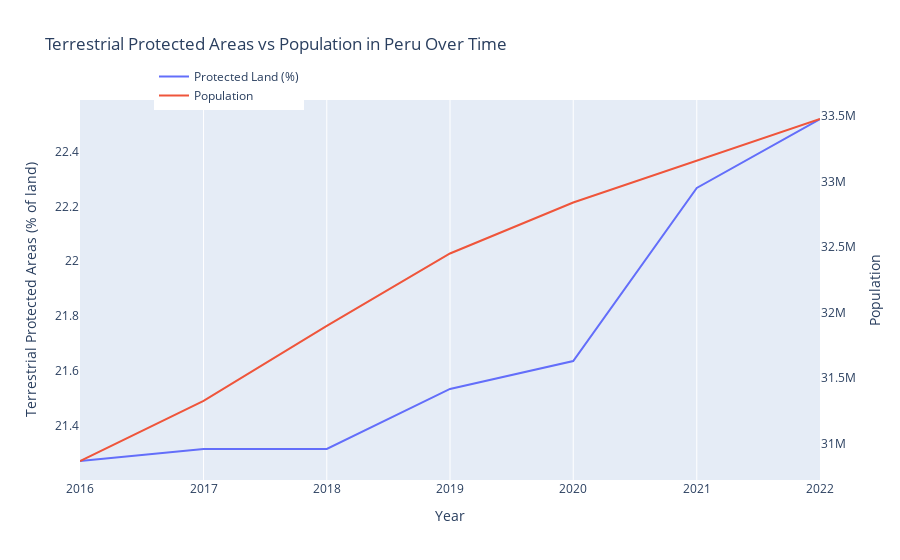

Here is the notebook cell this chart was saved with:
### Code cell
# Define indicators for Terrestrial Protected Areas and Population
indicators = {
    "ER.LND.PTLD.ZS": "Terrestrial Protected Areas (% of land)",
    "SP.POP.TOTL": "Population"
}

# Define country
country = "PER"  # Brazil's country code

# Fetch data from World Bank API
data = wbdata.get_dataframe(indicators, country=country)

# Convert index (years) to datetime format
data.index = pd.to_datetime(data.index.astype(str) + "-01-01")

# Drop missing values
data.dropna(inplace=True)

# Create figure
fig = go.Figure()

# Add Terrestrial Protected Areas trace (left y-axis)
fig.add_trace(go.Scatter(x=data.index, y=data["Terrestrial Protected Areas (% of land)"], 
                         mode="lines", name="Protected Land (%)", 
                         yaxis="y1"))

# Add Population trace (right y-axis)
fig.add_trace(go.Scatter(x=data.index, y=data["Population"], 
                         mode="lines", name="Population", 
                         yaxis="y2"))

# Update layout for dual axes
fig.update_layout(
    title="Terrestrial Protected Areas vs Population in Peru Over Time",
    xaxis=dict(title="Year"),
    yaxis=dict(title="Terrestrial Protected Areas (% of land)", side="left", showgrid=False),
    yaxis2=dict(title="Population", side="right", overlaying="y", showgrid=False),
    legend=dict(x=0.1, y=1.1)
)

# Show plot
fig.show()

### Figure 1 — Plotly figure (JSON) as saved in the notebook; plotly's stock layout.template omitted (floating-point values rounded to 4 significant figures)
{"data": [{"mode": "lines", "name": "Protected Land (%)", "type": "scatter", "x": ["2022-01-01T00:00:00.000000000", "2021-01-01T00:00:00.000000000", "2020-01-01T00:00:00.000000000", "2019-01-01T00:00:00.000000000", "2018-01-01T00:00:00.000000000", "2017-01-01T00:00:00.000000000", "2016-01-01T00:00:00.000000000"], "y": [22.52, 22.27, 21.64, 21.53, 21.31, 21.31, 21.27], "yaxis": "y"}, {"mode": "lines", "name": "Population", "type": "scatter", "x": ["2022-01-01T00:00:00.000000000", "2021-01-01T00:00:00.000000000", "2020-01-01T00:00:00.000000000", "2019-01-01T00:00:00.000000000", "2018-01-01T00:00:00.000000000", "2017-01-01T00:00:00.000000000", "2016-01-01T00:00:00.000000000"], "y": [33480000.0, 33160000.0, 32840000.0, 32450000.0, 31900000.0, 31320000.0, 30870000.0], "yaxis": "y2"}], "layout": {"legend": {"x": 0.1, "y": 1.1}, "title": {"text": "Terrestrial Protected Areas vs Population in Peru Over Time"}, "xaxis": {"title": {"text": "Year"}}, "yaxis": {"showgrid": false, "side": "left", "title": {"text": "Terrestrial Protected Areas (% of land)"}}, "yaxis2": {"overlaying": "y", "showgrid": false, "side": "right", "title": {"text": "Population"}}}}
